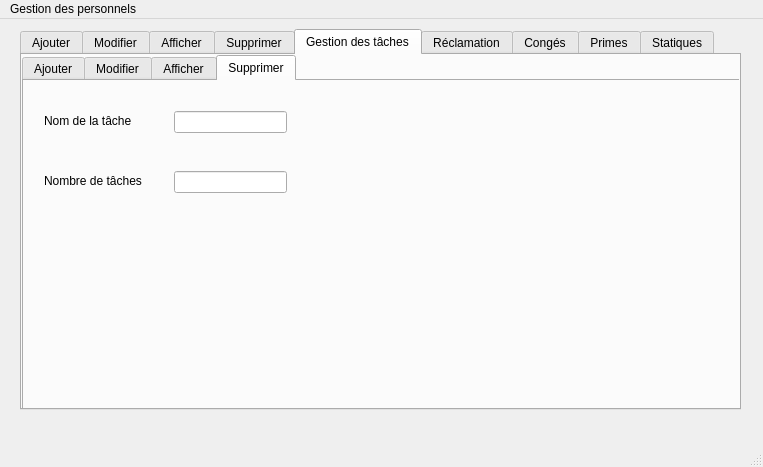
<?xml version="1.0" encoding="UTF-8"?>
<ui version="4.0">
 <class>MainWindow</class>
 <widget class="QMainWindow" name="MainWindow">
  <property name="geometry">
   <rect>
    <x>0</x>
    <y>0</y>
    <width>763</width>
    <height>467</height>
   </rect>
  </property>
  <property name="windowTitle">
   <string>MainWindow</string>
  </property>
  <widget class="QWidget" name="centralwidget">
   <widget class="QTabWidget" name="tabWidget">
    <property name="geometry">
     <rect>
      <x>20</x>
      <y>10</y>
      <width>721</width>
      <height>381</height>
     </rect>
    </property>
    <property name="currentIndex">
     <number>4</number>
    </property>
    <widget class="QWidget" name="tab">
     <attribute name="title">
      <string>Ajouter</string>
     </attribute>
     <widget class="QLabel" name="label">
      <property name="geometry">
       <rect>
        <x>40</x>
        <y>30</y>
        <width>56</width>
        <height>16</height>
       </rect>
      </property>
      <property name="text">
       <string>Nom</string>
      </property>
     </widget>
     <widget class="QLabel" name="label_2">
      <property name="geometry">
       <rect>
        <x>40</x>
        <y>80</y>
        <width>56</width>
        <height>16</height>
       </rect>
      </property>
      <property name="text">
       <string>Prenom</string>
      </property>
     </widget>
     <widget class="QLabel" name="label_3">
      <property name="geometry">
       <rect>
        <x>40</x>
        <y>130</y>
        <width>56</width>
        <height>16</height>
       </rect>
      </property>
      <property name="text">
       <string>Mail</string>
      </property>
     </widget>
     <widget class="QLabel" name="label_4">
      <property name="geometry">
       <rect>
        <x>35</x>
        <y>180</y>
        <width>61</width>
        <height>20</height>
       </rect>
      </property>
      <property name="text">
       <string>Identifiant</string>
      </property>
     </widget>
     <widget class="QLineEdit" name="lineEdit">
      <property name="geometry">
       <rect>
        <x>150</x>
        <y>30</y>
        <width>113</width>
        <height>22</height>
       </rect>
      </property>
     </widget>
     <widget class="QLineEdit" name="lineEdit_2">
      <property name="geometry">
       <rect>
        <x>150</x>
        <y>80</y>
        <width>113</width>
        <height>22</height>
       </rect>
      </property>
     </widget>
     <widget class="QLineEdit" name="lineEdit_3">
      <property name="geometry">
       <rect>
        <x>150</x>
        <y>130</y>
        <width>113</width>
        <height>22</height>
       </rect>
      </property>
     </widget>
     <widget class="QLineEdit" name="lineEdit_4">
      <property name="geometry">
       <rect>
        <x>150</x>
        <y>180</y>
        <width>113</width>
        <height>22</height>
       </rect>
      </property>
     </widget>
    </widget>
    <widget class="QWidget" name="tab_2">
     <attribute name="title">
      <string>Modifier</string>
     </attribute>
     <widget class="QLabel" name="label_5">
      <property name="geometry">
       <rect>
        <x>40</x>
        <y>40</y>
        <width>56</width>
        <height>16</height>
       </rect>
      </property>
      <property name="text">
       <string>Nom</string>
      </property>
     </widget>
     <widget class="QLabel" name="label_6">
      <property name="geometry">
       <rect>
        <x>40</x>
        <y>90</y>
        <width>56</width>
        <height>16</height>
       </rect>
      </property>
      <property name="text">
       <string>Prenom</string>
      </property>
     </widget>
     <widget class="QLabel" name="label_7">
      <property name="geometry">
       <rect>
        <x>40</x>
        <y>140</y>
        <width>56</width>
        <height>16</height>
       </rect>
      </property>
      <property name="text">
       <string>Mail</string>
      </property>
     </widget>
     <widget class="QLineEdit" name="lineEdit_5">
      <property name="geometry">
       <rect>
        <x>140</x>
        <y>40</y>
        <width>113</width>
        <height>22</height>
       </rect>
      </property>
     </widget>
     <widget class="QLineEdit" name="lineEdit_6">
      <property name="geometry">
       <rect>
        <x>140</x>
        <y>90</y>
        <width>113</width>
        <height>22</height>
       </rect>
      </property>
     </widget>
     <widget class="QLineEdit" name="lineEdit_7">
      <property name="geometry">
       <rect>
        <x>140</x>
        <y>140</y>
        <width>113</width>
        <height>22</height>
       </rect>
      </property>
     </widget>
    </widget>
    <widget class="QWidget" name="tab_3">
     <attribute name="title">
      <string>Afficher</string>
     </attribute>
     <widget class="QLabel" name="label_8">
      <property name="geometry">
       <rect>
        <x>30</x>
        <y>30</y>
        <width>56</width>
        <height>16</height>
       </rect>
      </property>
      <property name="text">
       <string>Nom</string>
      </property>
     </widget>
     <widget class="QLabel" name="label_9">
      <property name="geometry">
       <rect>
        <x>30</x>
        <y>80</y>
        <width>56</width>
        <height>16</height>
       </rect>
      </property>
      <property name="text">
       <string>Prenom</string>
      </property>
     </widget>
     <widget class="QLabel" name="label_10">
      <property name="geometry">
       <rect>
        <x>30</x>
        <y>130</y>
        <width>56</width>
        <height>16</height>
       </rect>
      </property>
      <property name="text">
       <string>Mail</string>
      </property>
     </widget>
     <widget class="QLineEdit" name="lineEdit_8">
      <property name="geometry">
       <rect>
        <x>130</x>
        <y>30</y>
        <width>113</width>
        <height>22</height>
       </rect>
      </property>
     </widget>
     <widget class="QLineEdit" name="lineEdit_9">
      <property name="geometry">
       <rect>
        <x>130</x>
        <y>80</y>
        <width>113</width>
        <height>22</height>
       </rect>
      </property>
     </widget>
     <widget class="QLineEdit" name="lineEdit_10">
      <property name="geometry">
       <rect>
        <x>130</x>
        <y>130</y>
        <width>113</width>
        <height>22</height>
       </rect>
      </property>
     </widget>
    </widget>
    <widget class="QWidget" name="tab_4">
     <attribute name="title">
      <string>Supprimer</string>
     </attribute>
     <widget class="QLabel" name="label_11">
      <property name="geometry">
       <rect>
        <x>30</x>
        <y>40</y>
        <width>56</width>
        <height>16</height>
       </rect>
      </property>
      <property name="text">
       <string>Nom</string>
      </property>
     </widget>
     <widget class="QLabel" name="label_12">
      <property name="geometry">
       <rect>
        <x>30</x>
        <y>90</y>
        <width>56</width>
        <height>16</height>
       </rect>
      </property>
      <property name="text">
       <string>Prenom</string>
      </property>
     </widget>
     <widget class="QLabel" name="label_13">
      <property name="geometry">
       <rect>
        <x>30</x>
        <y>140</y>
        <width>56</width>
        <height>16</height>
       </rect>
      </property>
      <property name="text">
       <string>Mail</string>
      </property>
     </widget>
     <widget class="QLineEdit" name="lineEdit_11">
      <property name="geometry">
       <rect>
        <x>120</x>
        <y>40</y>
        <width>113</width>
        <height>22</height>
       </rect>
      </property>
     </widget>
     <widget class="QLineEdit" name="lineEdit_12">
      <property name="geometry">
       <rect>
        <x>120</x>
        <y>90</y>
        <width>113</width>
        <height>22</height>
       </rect>
      </property>
     </widget>
     <widget class="QLineEdit" name="lineEdit_13">
      <property name="geometry">
       <rect>
        <x>120</x>
        <y>140</y>
        <width>113</width>
        <height>22</height>
       </rect>
      </property>
     </widget>
    </widget>
    <widget class="QWidget" name="tab_5">
     <attribute name="title">
      <string>Gestion des tâches</string>
     </attribute>
     <widget class="QTabWidget" name="tabWidget_2">
      <property name="geometry">
       <rect>
        <x>0</x>
        <y>0</y>
        <width>721</width>
        <height>361</height>
       </rect>
      </property>
      <property name="currentIndex">
       <number>3</number>
      </property>
      <widget class="QWidget" name="tab_10">
       <attribute name="title">
        <string>Ajouter</string>
       </attribute>
       <widget class="QLabel" name="label_14">
        <property name="geometry">
         <rect>
          <x>20</x>
          <y>40</y>
          <width>101</width>
          <height>16</height>
         </rect>
        </property>
        <property name="text">
         <string>Nom de la tâche</string>
        </property>
       </widget>
       <widget class="QLabel" name="label_15">
        <property name="geometry">
         <rect>
          <x>20</x>
          <y>100</y>
          <width>121</width>
          <height>16</height>
         </rect>
        </property>
        <property name="text">
         <string>Nombre de tâches</string>
        </property>
       </widget>
       <widget class="QLineEdit" name="lineEdit_14">
        <property name="geometry">
         <rect>
          <x>170</x>
          <y>40</y>
          <width>113</width>
          <height>22</height>
         </rect>
        </property>
       </widget>
       <widget class="QLineEdit" name="lineEdit_15">
        <property name="geometry">
         <rect>
          <x>170</x>
          <y>100</y>
          <width>113</width>
          <height>22</height>
         </rect>
        </property>
       </widget>
      </widget>
      <widget class="QWidget" name="tab_11">
       <attribute name="title">
        <string>Modifier</string>
       </attribute>
       <widget class="QLabel" name="label_16">
        <property name="geometry">
         <rect>
          <x>20</x>
          <y>40</y>
          <width>101</width>
          <height>16</height>
         </rect>
        </property>
        <property name="text">
         <string>Nom de la tâche</string>
        </property>
       </widget>
       <widget class="QLabel" name="label_17">
        <property name="geometry">
         <rect>
          <x>20</x>
          <y>100</y>
          <width>121</width>
          <height>16</height>
         </rect>
        </property>
        <property name="text">
         <string>Nombre de tâches</string>
        </property>
       </widget>
       <widget class="QLineEdit" name="lineEdit_16">
        <property name="geometry">
         <rect>
          <x>160</x>
          <y>40</y>
          <width>113</width>
          <height>22</height>
         </rect>
        </property>
       </widget>
       <widget class="QLineEdit" name="lineEdit_17">
        <property name="geometry">
         <rect>
          <x>160</x>
          <y>100</y>
          <width>113</width>
          <height>22</height>
         </rect>
        </property>
       </widget>
      </widget>
      <widget class="QWidget" name="tab_12">
       <attribute name="title">
        <string>Afficher</string>
       </attribute>
       <widget class="QLabel" name="label_18">
        <property name="geometry">
         <rect>
          <x>10</x>
          <y>40</y>
          <width>101</width>
          <height>16</height>
         </rect>
        </property>
        <property name="text">
         <string>Nom de la tâche</string>
        </property>
       </widget>
       <widget class="QLabel" name="label_19">
        <property name="geometry">
         <rect>
          <x>10</x>
          <y>100</y>
          <width>111</width>
          <height>20</height>
         </rect>
        </property>
        <property name="text">
         <string>Nombre de tâches</string>
        </property>
       </widget>
       <widget class="QLineEdit" name="lineEdit_18">
        <property name="geometry">
         <rect>
          <x>150</x>
          <y>40</y>
          <width>113</width>
          <height>22</height>
         </rect>
        </property>
       </widget>
       <widget class="QLineEdit" name="lineEdit_19">
        <property name="geometry">
         <rect>
          <x>150</x>
          <y>100</y>
          <width>113</width>
          <height>22</height>
         </rect>
        </property>
       </widget>
      </widget>
      <widget class="QWidget" name="tab_13">
       <attribute name="title">
        <string>Supprimer</string>
       </attribute>
       <widget class="QLineEdit" name="lineEdit_20">
        <property name="geometry">
         <rect>
          <x>150</x>
          <y>30</y>
          <width>113</width>
          <height>22</height>
         </rect>
        </property>
       </widget>
       <widget class="QLineEdit" name="lineEdit_21">
        <property name="geometry">
         <rect>
          <x>150</x>
          <y>90</y>
          <width>113</width>
          <height>22</height>
         </rect>
        </property>
       </widget>
       <widget class="QLabel" name="label_20">
        <property name="geometry">
         <rect>
          <x>20</x>
          <y>30</y>
          <width>101</width>
          <height>20</height>
         </rect>
        </property>
        <property name="text">
         <string>Nom de la tâche</string>
        </property>
       </widget>
       <widget class="QLabel" name="label_21">
        <property name="geometry">
         <rect>
          <x>20</x>
          <y>90</y>
          <width>111</width>
          <height>20</height>
         </rect>
        </property>
        <property name="text">
         <string>Nombre de tâches</string>
        </property>
       </widget>
      </widget>
     </widget>
    </widget>
    <widget class="QWidget" name="tab_6">
     <attribute name="title">
      <string>Réclamation</string>
     </attribute>
     <widget class="QLineEdit" name="lineEdit_43">
      <property name="geometry">
       <rect>
        <x>200</x>
        <y>40</y>
        <width>113</width>
        <height>22</height>
       </rect>
      </property>
     </widget>
     <widget class="QLineEdit" name="lineEdit_44">
      <property name="geometry">
       <rect>
        <x>200</x>
        <y>140</y>
        <width>113</width>
        <height>22</height>
       </rect>
      </property>
     </widget>
     <widget class="QLineEdit" name="lineEdit_45">
      <property name="geometry">
       <rect>
        <x>200</x>
        <y>90</y>
        <width>113</width>
        <height>22</height>
       </rect>
      </property>
     </widget>
     <widget class="QLabel" name="label_43">
      <property name="geometry">
       <rect>
        <x>50</x>
        <y>90</y>
        <width>56</width>
        <height>16</height>
       </rect>
      </property>
      <property name="text">
       <string>Prenom</string>
      </property>
     </widget>
     <widget class="QLabel" name="label_44">
      <property name="geometry">
       <rect>
        <x>50</x>
        <y>140</y>
        <width>56</width>
        <height>16</height>
       </rect>
      </property>
      <property name="text">
       <string>Mail</string>
      </property>
     </widget>
     <widget class="QLabel" name="label_46">
      <property name="geometry">
       <rect>
        <x>50</x>
        <y>40</y>
        <width>56</width>
        <height>16</height>
       </rect>
      </property>
      <property name="text">
       <string>Nom</string>
      </property>
     </widget>
     <widget class="QLabel" name="label_45">
      <property name="geometry">
       <rect>
        <x>50</x>
        <y>200</y>
        <width>131</width>
        <height>16</height>
       </rect>
      </property>
      <property name="text">
       <string>Problèmes rencontrés</string>
      </property>
     </widget>
     <widget class="QLineEdit" name="lineEdit_46">
      <property name="geometry">
       <rect>
        <x>200</x>
        <y>200</y>
        <width>113</width>
        <height>22</height>
       </rect>
      </property>
     </widget>
    </widget>
    <widget class="QWidget" name="tab_7">
     <attribute name="title">
      <string>Congés</string>
     </attribute>
     <widget class="QLineEdit" name="lineEdit_47">
      <property name="geometry">
       <rect>
        <x>190</x>
        <y>40</y>
        <width>113</width>
        <height>22</height>
       </rect>
      </property>
     </widget>
     <widget class="QLineEdit" name="lineEdit_48">
      <property name="geometry">
       <rect>
        <x>190</x>
        <y>90</y>
        <width>113</width>
        <height>22</height>
       </rect>
      </property>
     </widget>
     <widget class="QLabel" name="label_47">
      <property name="geometry">
       <rect>
        <x>40</x>
        <y>90</y>
        <width>56</width>
        <height>16</height>
       </rect>
      </property>
      <property name="text">
       <string>Prenom</string>
      </property>
     </widget>
     <widget class="QLabel" name="label_48">
      <property name="geometry">
       <rect>
        <x>40</x>
        <y>140</y>
        <width>56</width>
        <height>16</height>
       </rect>
      </property>
      <property name="text">
       <string>Mail</string>
      </property>
     </widget>
     <widget class="QLabel" name="label_49">
      <property name="geometry">
       <rect>
        <x>40</x>
        <y>40</y>
        <width>56</width>
        <height>16</height>
       </rect>
      </property>
      <property name="text">
       <string>Nom</string>
      </property>
     </widget>
     <widget class="QLineEdit" name="lineEdit_49">
      <property name="geometry">
       <rect>
        <x>190</x>
        <y>140</y>
        <width>113</width>
        <height>22</height>
       </rect>
      </property>
     </widget>
    </widget>
    <widget class="QWidget" name="tab_8">
     <attribute name="title">
      <string>Primes</string>
     </attribute>
     <widget class="QLineEdit" name="lineEdit_50">
      <property name="geometry">
       <rect>
        <x>190</x>
        <y>30</y>
        <width>113</width>
        <height>22</height>
       </rect>
      </property>
     </widget>
     <widget class="QLineEdit" name="lineEdit_51">
      <property name="geometry">
       <rect>
        <x>190</x>
        <y>80</y>
        <width>113</width>
        <height>22</height>
       </rect>
      </property>
     </widget>
     <widget class="QLabel" name="label_50">
      <property name="geometry">
       <rect>
        <x>40</x>
        <y>80</y>
        <width>56</width>
        <height>16</height>
       </rect>
      </property>
      <property name="text">
       <string>Prenom</string>
      </property>
     </widget>
     <widget class="QLabel" name="label_51">
      <property name="geometry">
       <rect>
        <x>40</x>
        <y>130</y>
        <width>56</width>
        <height>16</height>
       </rect>
      </property>
      <property name="text">
       <string>Mail</string>
      </property>
     </widget>
     <widget class="QLabel" name="label_52">
      <property name="geometry">
       <rect>
        <x>40</x>
        <y>30</y>
        <width>56</width>
        <height>16</height>
       </rect>
      </property>
      <property name="text">
       <string>Nom</string>
      </property>
     </widget>
     <widget class="QLineEdit" name="lineEdit_52">
      <property name="geometry">
       <rect>
        <x>190</x>
        <y>130</y>
        <width>113</width>
        <height>22</height>
       </rect>
      </property>
     </widget>
    </widget>
    <widget class="QWidget" name="tab_9">
     <attribute name="title">
      <string>Statiques</string>
     </attribute>
     <widget class="QLineEdit" name="lineEdit_53">
      <property name="geometry">
       <rect>
        <x>190</x>
        <y>40</y>
        <width>113</width>
        <height>22</height>
       </rect>
      </property>
     </widget>
     <widget class="QLineEdit" name="lineEdit_54">
      <property name="geometry">
       <rect>
        <x>190</x>
        <y>90</y>
        <width>113</width>
        <height>22</height>
       </rect>
      </property>
     </widget>
     <widget class="QLabel" name="label_53">
      <property name="geometry">
       <rect>
        <x>40</x>
        <y>90</y>
        <width>56</width>
        <height>16</height>
       </rect>
      </property>
      <property name="text">
       <string>Prenom</string>
      </property>
     </widget>
     <widget class="QLabel" name="label_54">
      <property name="geometry">
       <rect>
        <x>40</x>
        <y>140</y>
        <width>56</width>
        <height>16</height>
       </rect>
      </property>
      <property name="text">
       <string>Mail</string>
      </property>
     </widget>
     <widget class="QLabel" name="label_55">
      <property name="geometry">
       <rect>
        <x>40</x>
        <y>40</y>
        <width>56</width>
        <height>16</height>
       </rect>
      </property>
      <property name="text">
       <string>Nom</string>
      </property>
     </widget>
     <widget class="QLineEdit" name="lineEdit_55">
      <property name="geometry">
       <rect>
        <x>190</x>
        <y>140</y>
        <width>113</width>
        <height>22</height>
       </rect>
      </property>
     </widget>
    </widget>
   </widget>
  </widget>
  <widget class="QMenuBar" name="menubar">
   <property name="geometry">
    <rect>
     <x>0</x>
     <y>0</y>
     <width>763</width>
     <height>26</height>
    </rect>
   </property>
   <widget class="QMenu" name="menuGestion_des_personnels">
    <property name="title">
     <string>Gestion des personnels</string>
    </property>
   </widget>
   <addaction name="menuGestion_des_personnels"/>
  </widget>
  <widget class="QStatusBar" name="statusbar"/>
 </widget>
 <resources/>
 <connections/>
</ui>
